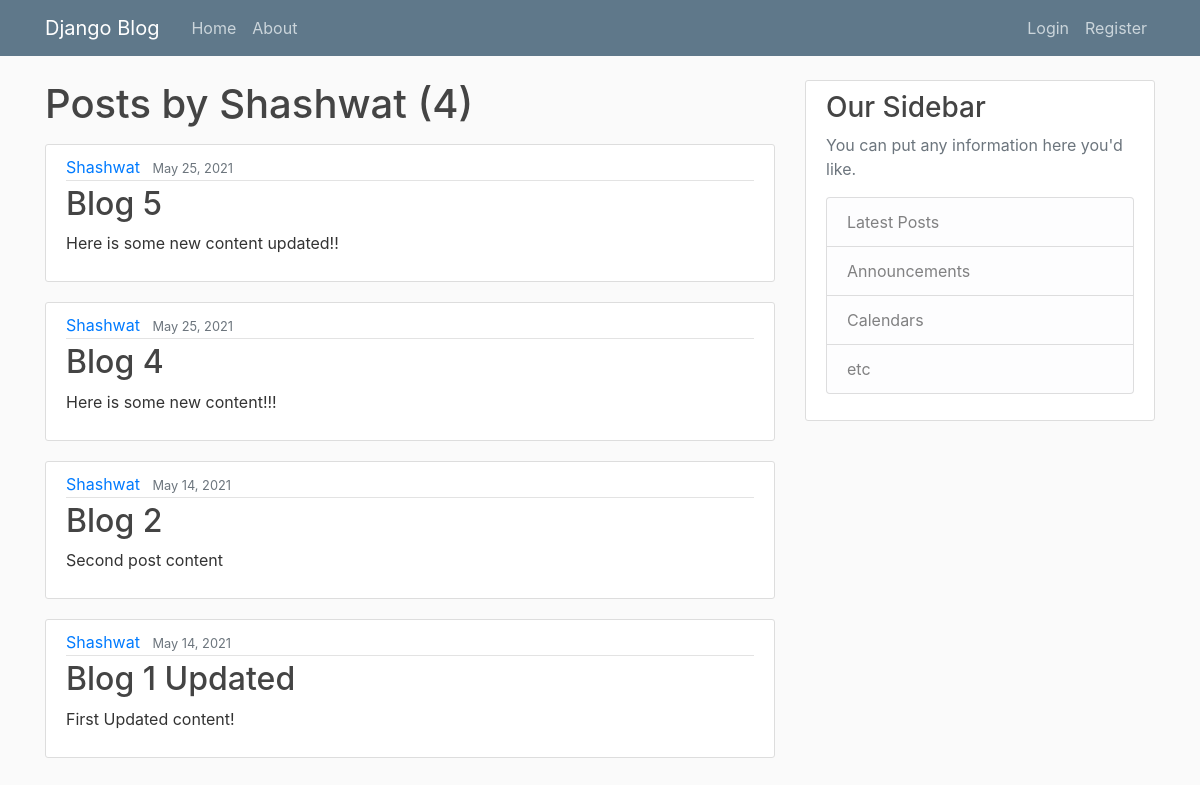
The page /user/Shashwat on the database as committed earlier.
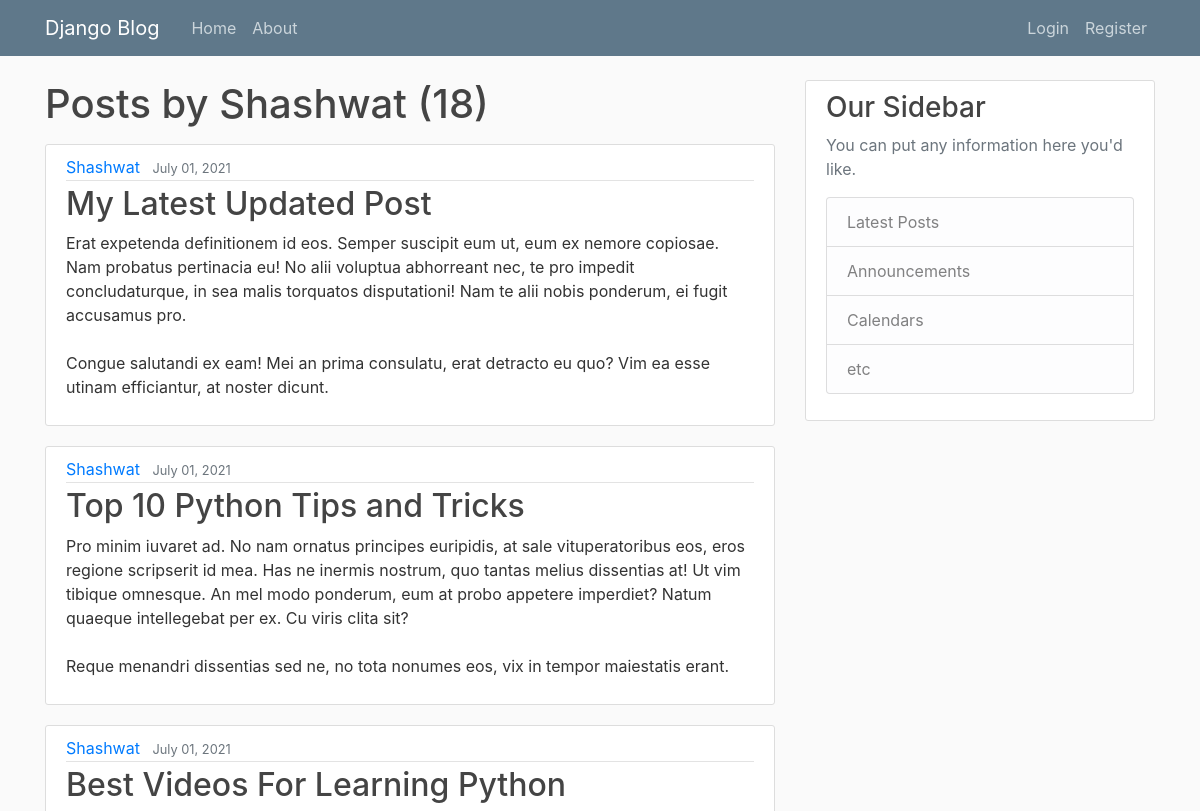
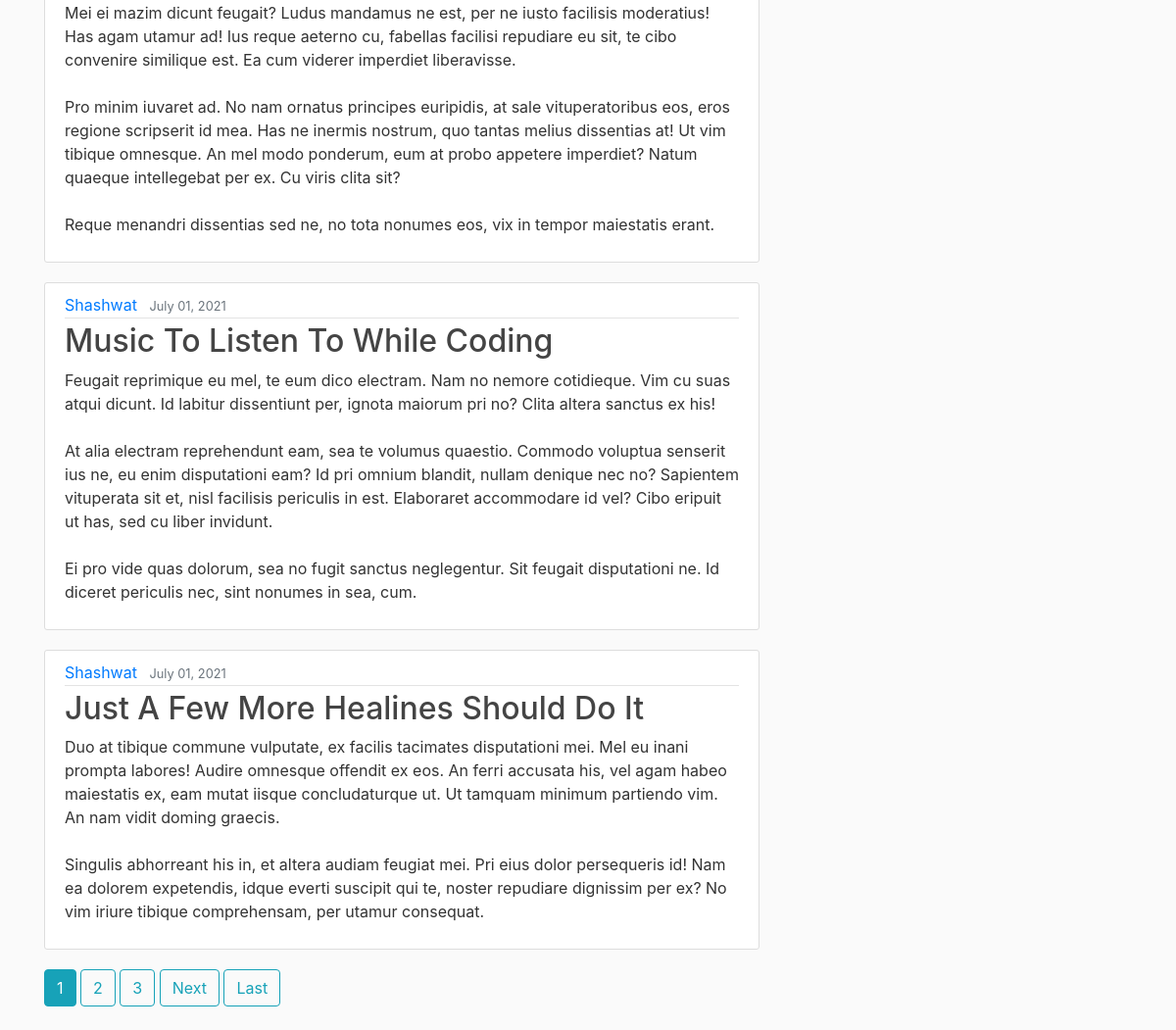
The same page on the database as committed later (2 pictures, top to bottom).
### blog/models.py (models this page shows, shortened)
class  Post(models.Model):
    title=models.CharField(max_length=100)
    content=models.TextField()
    date_posted=models.DateTimeField(default=timezone.now)
    author=models.ForeignKey(User,on_delete=models.CASCADE)

### blog/views.py (the view)
# urls.py: path('user/<str:username>',UserPostListView.as_view(),name='user-posts'),
class UserPostListView(ListView):
    model=Post
    template_name='blog/user_posts.html'
    context_object_name='posts'
    paginate_by=5
    def get_queryset(self):
        user=get_object_or_404(User,username=self.kwargs.get('username'))
        return Post.objects.filter(author=user).order_by('-date_posted')

### blog/templates/blog/user_posts.html (shortened to what this page needs)
{% extends "blog/base.html" %}
{% block content %}
 <h1 class="mb-3">Posts by {{ view.kwargs.username }} ({{ page_obj.paginator.count }})</h1>
    {% for post in posts %}
     <article class="media content-section">
        <div class="media-body">
          <div class="article-metadata">
            <a class="mr-2" href="{% url 'user-posts' post.author.username %}">{{ post.author }}</a>
            <small class="text-muted">{{ post.date_posted | date:"F d, Y" }}</small>
          </div>
          <h2><a class="article-title" href="{% url 'post_detail' post.id %}">{{ post.title }}</a></h2>
          <p class="article-content">{{ post.content }}</p>
        </div>
      </article>
    {% endfor %}
{% if is_paginated %}
   {% for num in page_obj.paginator.page_range %}
     {% if page_obj.number == num %}
       <a class="btn btn-info mb-4" href="?page={{ num }}">{{ num }}</a>
     {% elif num > page_obj.number|add:'-3' and num < page_obj.number|add:'3' %}
       <a class="btn btn-outline-info mb-4" href="?page={{ num }}">{{ num }}</a>
     {% endif %}
   {% endfor %}
   {% if page_obj.has_next %}
    <a class="btn btn-outline-info mb-4" href="?page={{ page_obj.next_page_number }}">Next</a>
    <a class="btn btn-outline-info mb-4" href="?page= {{ page_obj.paginator.num_pages }}">Last</a>
   {% endif %}
{%  endif %}
{% endblock content %}

Rows that differ between the two databases and show on the page:
removed Post: author "Shashwat", date_posted "May 25, 2021", title "Blog 5", content "Here is some new content updated!!"
no longer on this page (row unchanged): Post: author "Shashwat", date_posted "May 25, 2021", title "Blog 4", content "Here is some new content!!!"
no longer on this page (row unchanged): Post: author "Shashwat", date_posted "May 14, 2021", title "Blog 2", content "Second post content"
no longer on this page (row unchanged): Post: author "Shashwat", date_posted "May 14, 2021", title "Blog 1 Updated", content "First Updated content!"
added Post: author "Shashwat", date_posted "July 01, 2021", title "My Latest Updated Post", content "Erat expetenda definitionem id eos. Semper suscipit eum ut, eum ex nemore copiosae. Nam probatus pertinacia eu! No alii voluptua abhorreant nec, te pro impedit concludaturque, in sea malis torquatos disputationi! Nam te alii nobis ponderum, ei fugit accusamus pro. Congue salutandi ex eam! Mei an prima consulatu, erat detracto eu quo? Vim ea esse utinam efficiantur, at noster dicunt."
added Post: author "Shashwat", date_posted "July 01, 2021", title "Top 10 Python Tips and Tricks", content "Pro minim iuvaret ad. No nam ornatus principes euripidis, at sale vituperatoribus eos, eros regione scripserit id mea. Has ne inermis nostrum, quo tantas melius dissentias at! Ut vim tibique omnesque. An mel modo ponderum, eum at probo appetere imperdiet? Natum quaeque intellegebat per ex. Cu viris clita sit? Reque menandri dissentias sed ne, no tota nonumes eos, vix in tempor maiestatis erant."
added Post: author "Shashwat", date_posted "July 01, 2021", title "Best Videos For Learning Python", content "Mei ei mazim dicunt feugait? Ludus mandamus ne est, per ne iusto facilisis moderatius! Has agam utamur ad! Ius reque aeterno cu, fabellas facilisi repudiare eu sit, te cibo convenire similique est. Ea cum viderer imperdiet liberavisse. Pro minim iuvaret ad. No nam ornatus principes euripidis, at sale vituperatoribus eos, eros regione scripserit id mea. Has ne inermis nostrum, quo tantas melius dissentias at! Ut vim tibique omnesque. An mel modo ponderum, eum at probo appetere imperdiet? Natum quaeque intellegebat per ex. Cu viris clita sit? Reque menandri dissentias sed ne, no tota nonumes eos, vix in tempor maiestatis erant."
added Post: author "Shashwat", date_posted "July 01, 2021", title "Music To Listen To While Coding", content "Feugait reprimique eu mel, te eum dico electram. Nam no nemore cotidieque. Vim cu suas atqui dicunt. Id labitur dissentiunt per, ignota maiorum pri no? Clita altera sanctus ex his! At alia electram reprehendunt eam, sea te volumus quaestio. Commodo voluptua senserit ius ne, eu enim disputationi eam? Id pri omnium blandit, nullam denique nec no? Sapientem vituperata sit et, nisl facilisis periculis in est. Elaboraret accommodare id vel? Cibo eripuit ut has, sed cu liber invidunt. Ei pro vide quas dolorum, sea no fugit sanctus neglegentur. Sit feugait disputationi ne. Id diceret periculis nec, sint nonumes in sea, cum."
added Post: author "Shashwat", date_posted "July 01, 2021", title "Just A Few More Healines Should Do It", content "Duo at tibique commune vulputate, ex facilis tacimates disputationi mei. Mel eu inani prompta labores! Audire omnesque offendit ex eos. An ferri accusata his, vel agam habeo maiestatis ex, eam mutat iisque concludaturque ut. Ut tamquam minimum partiendo vim. An nam vidit doming graecis. Singulis abhorreant his in, et altera audiam feugiat mei. Pri eius dolor persequeris id! Nam ea dolorem expetendis, idque everti suscipit qui te, noster repudiare dignissim per ex? No vim iriure tibique comprehensam, per utamur consequat."
Other text that changed with them:
{{ page_obj.paginator.count }}: "4" → "18"
new list line: "1"
new list line: "2"
new list line: "3"
text now shown: "Next Last"
